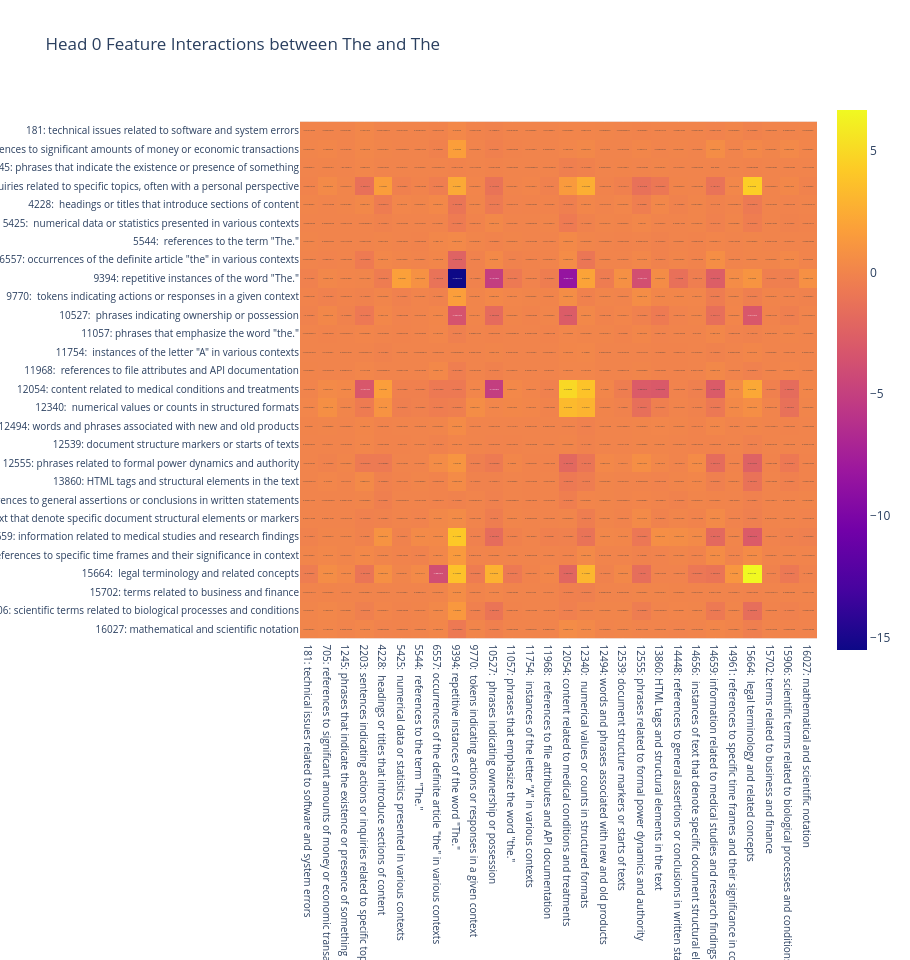
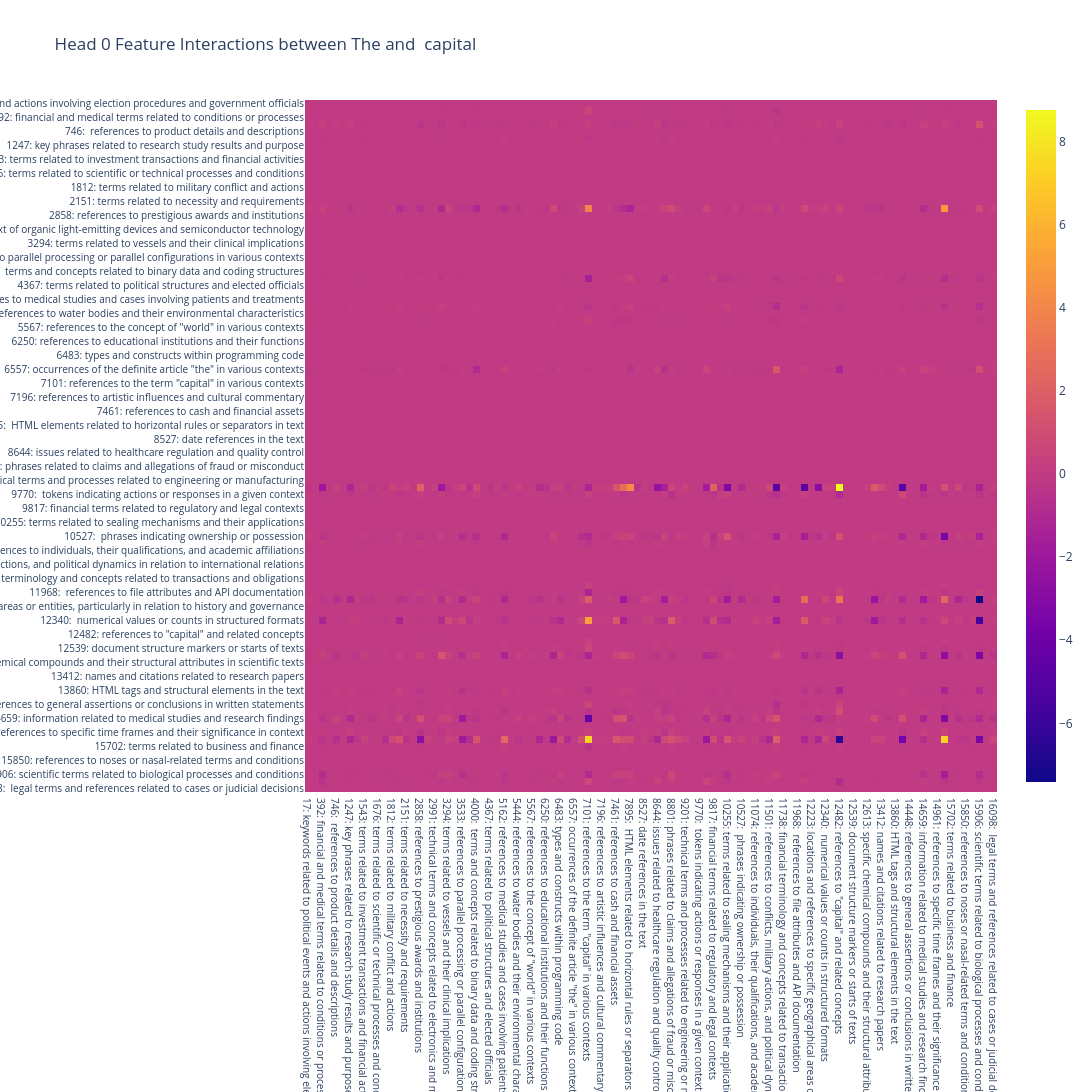
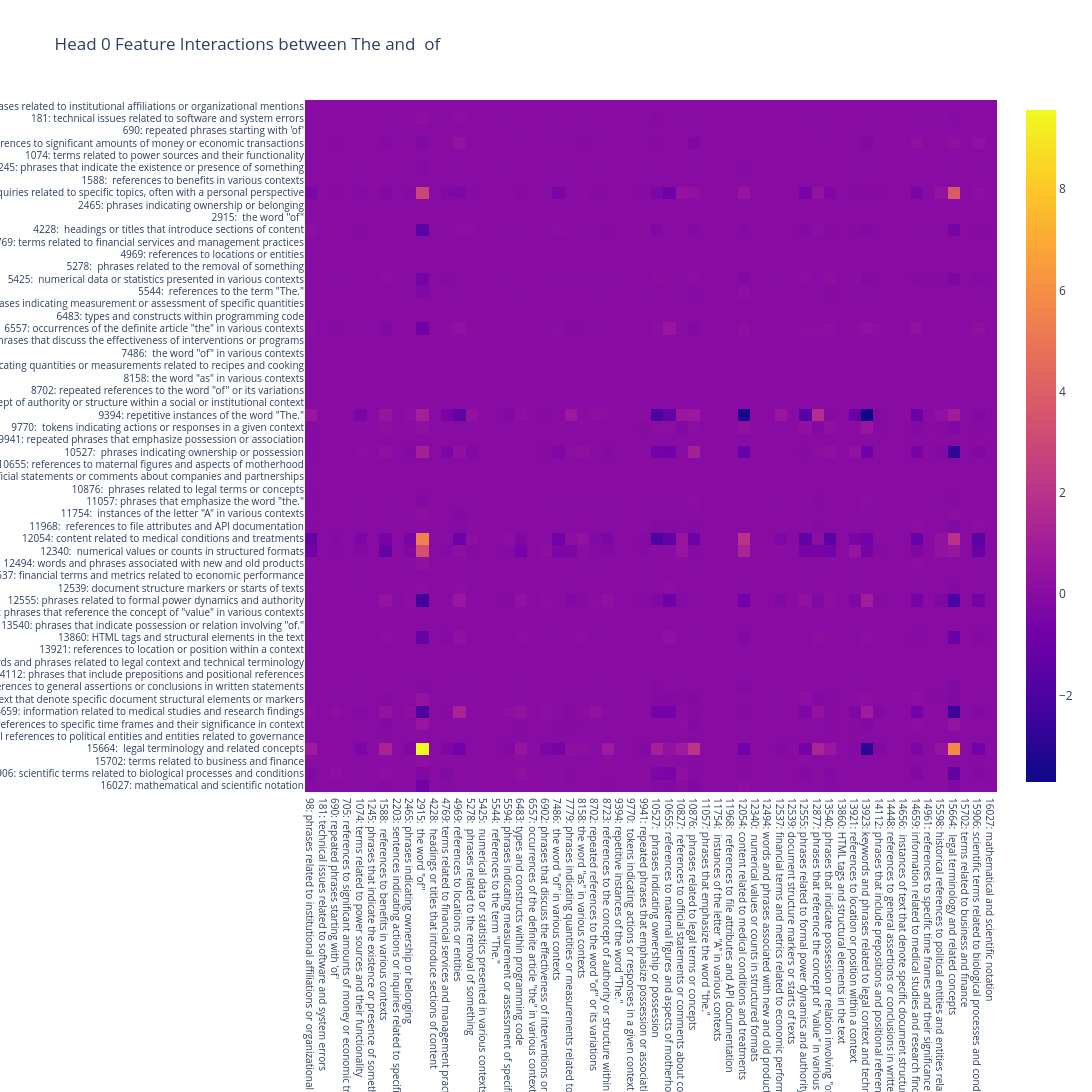
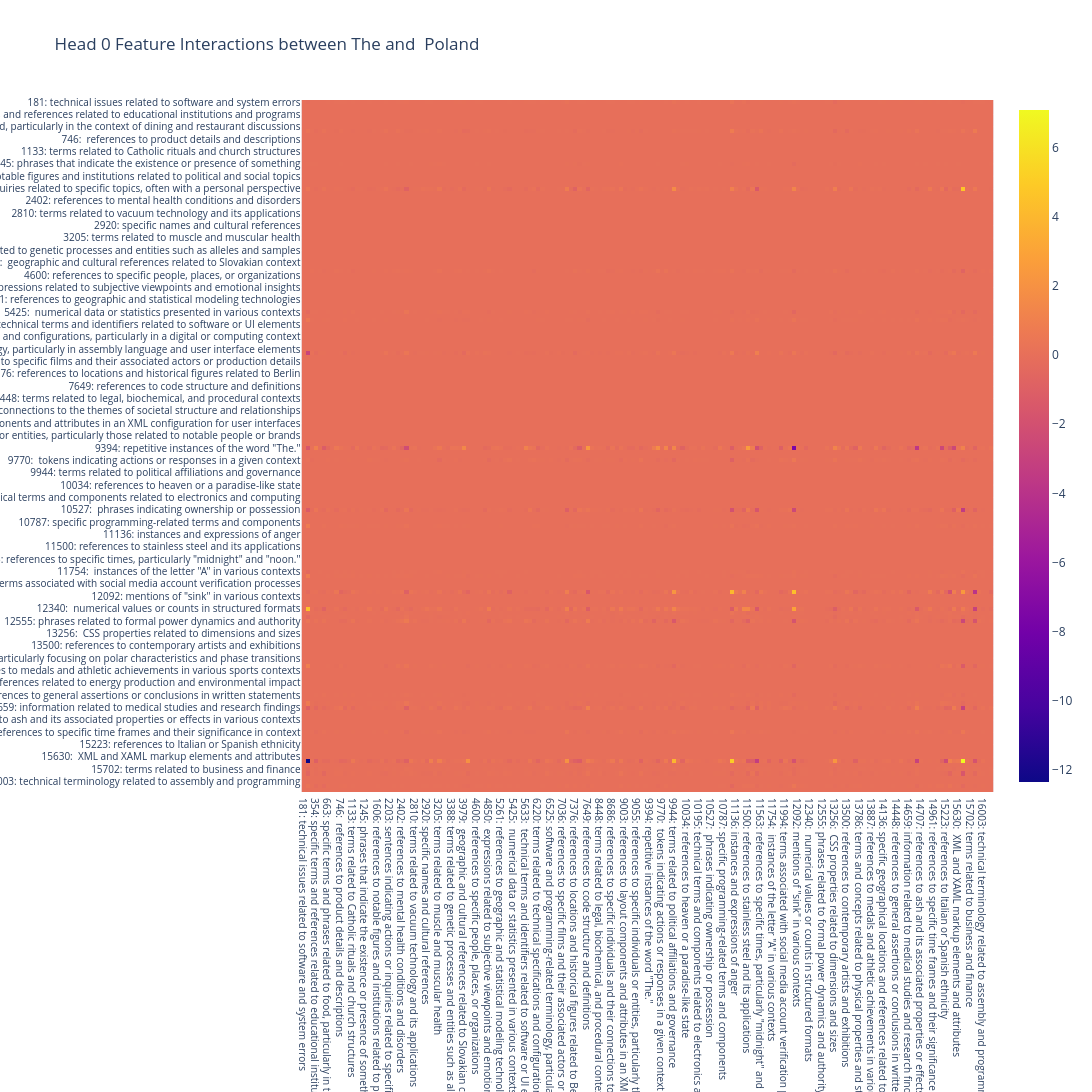

Notebook cell for these charts, in order:
### Code cell
input="The capital of Poland is"
head=0
interactions=[]
for i in range(1,feature_acts[0].shape[0]):
    for j in range(i,feature_acts[0].shape[0]):
        feature_interactions=get_feature_interactions(feature_acts,i,j,head)
        features_pruned, labels_pruned = get_active_features(feature_interactions,labels)
        tokens=get_tokens(input)
        print(features_pruned.shape,len(labels_pruned))
        interactions.append((i,j,features_pruned,labels_pruned))
        plot_feature_interactions_new(features_pruned,tokens,labels_pruned,i,j,head)
